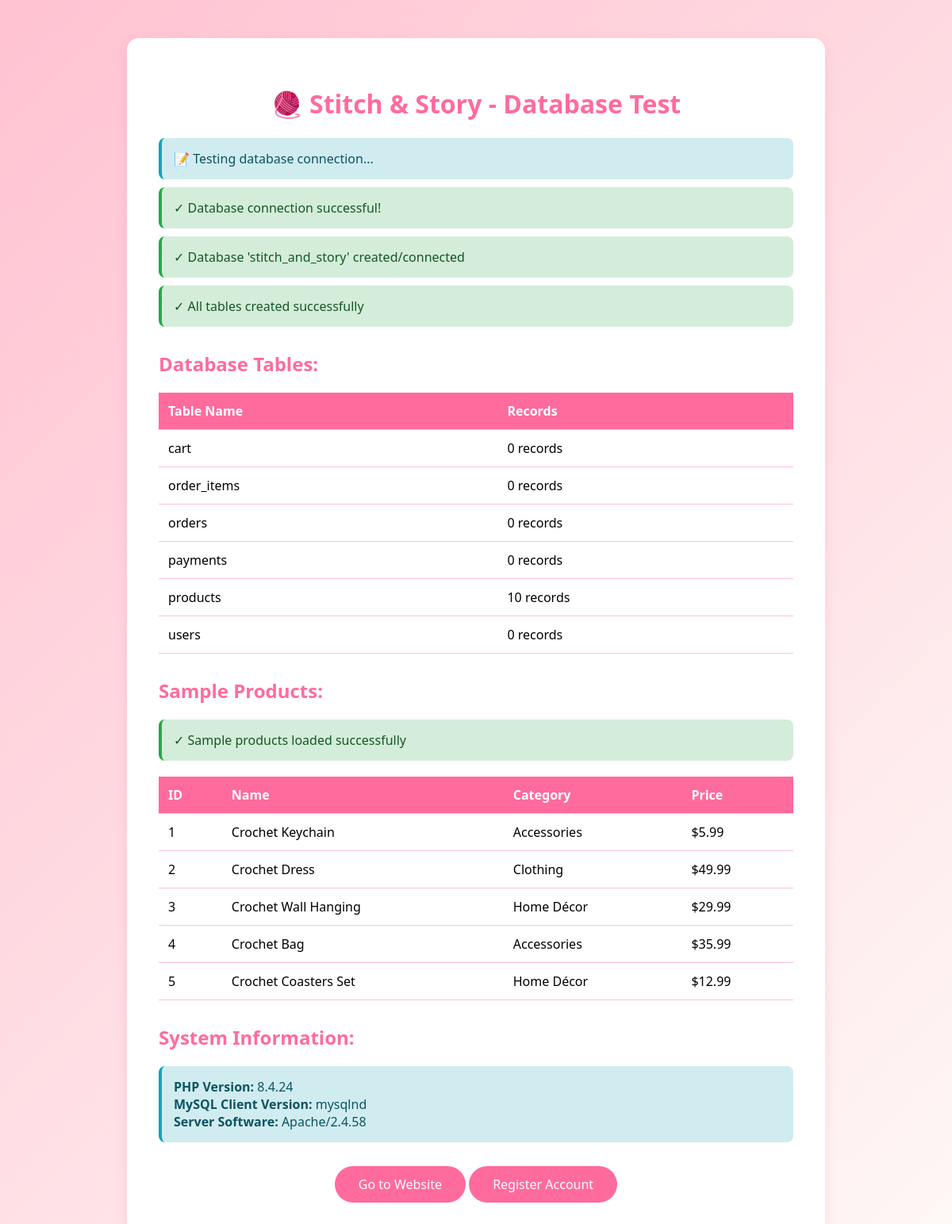
The page /test_connection.php on the database its author committed.
### tables this page shows
CREATE TABLE IF NOT EXISTS products (
    product_id INT AUTO_INCREMENT PRIMARY KEY,
    name VARCHAR(150) NOT NULL,
    category VARCHAR(100) NOT NULL,
    description TEXT,
    price DECIMAL(10,2) NOT NULL,
    image VARCHAR(255) NOT NULL,
    created_at TIMESTAMP DEFAULT CURRENT_TIMESTAMP,
    INDEX idx_category (category),
    INDEX idx_price (price),
    INDEX idx_name (name)
);

### test_connection.php (the view, shortened to what this page needs)
<?php
echo "<!DOCTYPE html>
<html lang='en'>
<head>
    <meta charset='UTF-8'>
    <meta name='viewport' content='width=device-width, initial-scale=1.0'>
    <title>Database Connection Test - Stitch & Story</title>
    <style>
        body {
            font-family: 'Segoe UI', Tahoma, Geneva, Verdana, sans-serif;
            background: linear-gradient(135deg, #ffc2d1 0%, #fef9f6 100%);
            padding: 40px;
        }
        .container {
            max-width: 800px;
            margin: 0 auto;
            background: white;
            padding: 40px;
            border-radius: 15px;
            box-shadow: 0 5px 15px rgba(255, 107, 157, 0.2);
        }
        h1 {
            color: #ff6b9d;
            text-align: center;
        }
        .success {
            background-color: #d4edda;
            color: #155724;
            padding: 15px;
            border-radius: 8px;
            margin: 10px 0;
            border-left: 4px solid #28a745;
        }
        .error {
            background-color: #f8d7da;
            color: #721c24;
            padding: 15px;
            border-radius: 8px;
            margin: 10px 0;
            border-left: 4px solid #dc3545;
        }
        .info {
            background-color: #d1ecf1;
            color: #0c5460;
            padding: 15px;
            border-radius: 8px;
            margin: 10px 0;
            border-left: 4px solid #17a2b8;
        }
        table {
            width: 100%;
            border-collapse: collapse;
            margin: 20px 0;
        }
        th, td {
            padding: 12px;
            text-align: left;
            border-bottom: 1px solid #ffc2d1;
        }
        th {
            background-color: #ff6b9d;
            color: white;
        }
        .btn {
            display: inline-block;
            padding: 12px 30px;
            background-color: #ff6b9d;
            color: white;
            text-decoration: none;
            border-radius: 25px;
            margin-top: 20px;
        }
        .btn:hover {
            background-color: #e63c6e;
        }
    </style>
</head>
<body>
    <div class='container'>
        <h1>🧶 Stitch & Story - Database Test</h1>";
echo "<div class='info'>📝 Testing database connection...</div>";
try {
    $database = new Database();
    $db = $database->getConnection();
    if ($db) {
        echo "<div class='success'>✓ Database connection successful!</div>";
        echo "<div class='success'>✓ Database 'stitch_and_story' created/connected</div>";
        echo "<div class='success'>✓ All tables created successfully</div>";
        echo "<h2 style='color: #ff6b9d; margin-top: 30px;'>Database Tables:</h2>";
        $tables = $db->query("SHOW TABLES");
        echo "<table>";
        echo "<tr><th>Table Name</th><th>Records</th></tr>";
        while ($row = $tables->fetch_array()) {
            $table_name = $row[0];
            $count_result = $db->query("SELECT COUNT(*) as count FROM $table_name");
            $count = $count_result->fetch_assoc()['count'];
            echo "<tr><td>$table_name</td><td>$count records</td></tr>";
        }
        echo "</table>";
        echo "<h2 style='color: #ff6b9d; margin-top: 30px;'>Sample Products:</h2>";
        $products = $db->query("SELECT * FROM products LIMIT 5");
        if ($products->num_rows > 0) {
            echo "<div class='success'>✓ Sample products loaded successfully</div>";
            echo "<table>";
            echo "<tr><th>ID</th><th>Name</th><th>Category</th><th>Price</th></tr>";
            while ($product = $products->fetch_assoc()) {
                echo "<tr>";
                echo "<td>{$product['product_id']}</td>";
                echo "<td>{$product['name']}</td>";
                echo "<td>{$product['category']}</td>";
                echo "<td>\${$product['price']}</td>";
                echo "</tr>";
            }
            echo "</table>";
        } else {
            echo "<div class='error'>⚠ No sample products found. They should be auto-inserted.</div>";
        }
        echo "<h2 style='color: #ff6b9d; margin-top: 30px;'>System Information:</h2>";
        echo "<div class='info'>";
        echo "<strong>PHP Version:</strong> " . phpversion() . "<br>";
        echo "<strong>MySQL Client Version:</strong> " . mysqli_get_client_info() . "<br>";
        echo "<strong>Server Software:</strong> " . $_SERVER['SERVER_SOFTWARE'] . "<br>";
        echo "</div>";
        echo "<div style='text-align: center;'>";
        echo "<a href='index.php' class='btn'>Go to Website</a> ";
        echo "<a href='register.php' class='btn'>Register Account</a>";
        echo "</div>";
    } else {
        echo "<div class='error'>✗ Failed to connect to database</div>";
        echo "<div class='info'>Please check your database credentials in includes/db.php</div>";
    }
} catch (Exception $e) {
    echo "<div class='error'>✗ Error: " . $e->getMessage() . "</div>";
    echo "<div class='info'><strong>Troubleshooting:</strong><br>";
    echo "1. Make sure MySQL server is running<br>";
    echo "2. Check database credentials in includes/db.php<br>";
    echo "3. Verify MySQL user has proper permissions<br>";
    echo "4. Try accessing phpMyAdmin to test MySQL</div>";
}
echo "
    </div>
</body>
</html>";
?>

### test_connection.php (style rules this page uses)
body { font-family: 'Segoe UI', Tahoma, Geneva, Verdana, sans-serif; background: linear-gradient(135deg, #ffc2d1 0%, #fef9f6 100%); padding: 40px; }
.container { max-width: 800px; margin: 0 auto; background: white; padding: 40px; border-radius: 15px; box-shadow: 0 5px 15px rgba(255, 107, 157, 0.2); }
h1 { color: #ff6b9d; text-align: center; }
.success { background-color: #d4edda; color: #155724; padding: 15px; border-radius: 8px; margin: 10px 0; border-left: 4px solid #28a745; }
.info { background-color: #d1ecf1; color: #0c5460; padding: 15px; border-radius: 8px; margin: 10px 0; border-left: 4px solid #17a2b8; }
table { width: 100%; border-collapse: collapse; margin: 20px 0; }
th, td { padding: 12px; text-align: left; border-bottom: 1px solid #ffc2d1; }
th { background-color: #ff6b9d; color: white; }
.btn { display: inline-block; padding: 12px 30px; background-color: #ff6b9d; color: white; text-decoration: none; border-radius: 25px; margin-top: 20px; }

### rows shown on the page
products: product_id "1", name "Crochet Keychain", category "Accessories", price "5.99"
products: product_id "2", name "Crochet Dress", category "Clothing", price "49.99"
products: product_id "3", name "Crochet Wall Hanging", category "Home Décor", price "29.99"
products: product_id "4", name "Crochet Bag", category "Accessories", price "35.99"
products: product_id "5", name "Crochet Coasters Set", category "Home Décor", price "12.99"

### other values the page prints
$table_name "cart"
$count "0"
$table_name "order_items"
$table_name "orders"
$table_name "payments"
$table_name "products"
$count "10"
$table_name "users"
phpversion() "8.4.24"
mysqli_get_client_info() "mysqlnd"
$_SERVER['SERVER_SOFTWARE'] "Apache/2.4.58"
